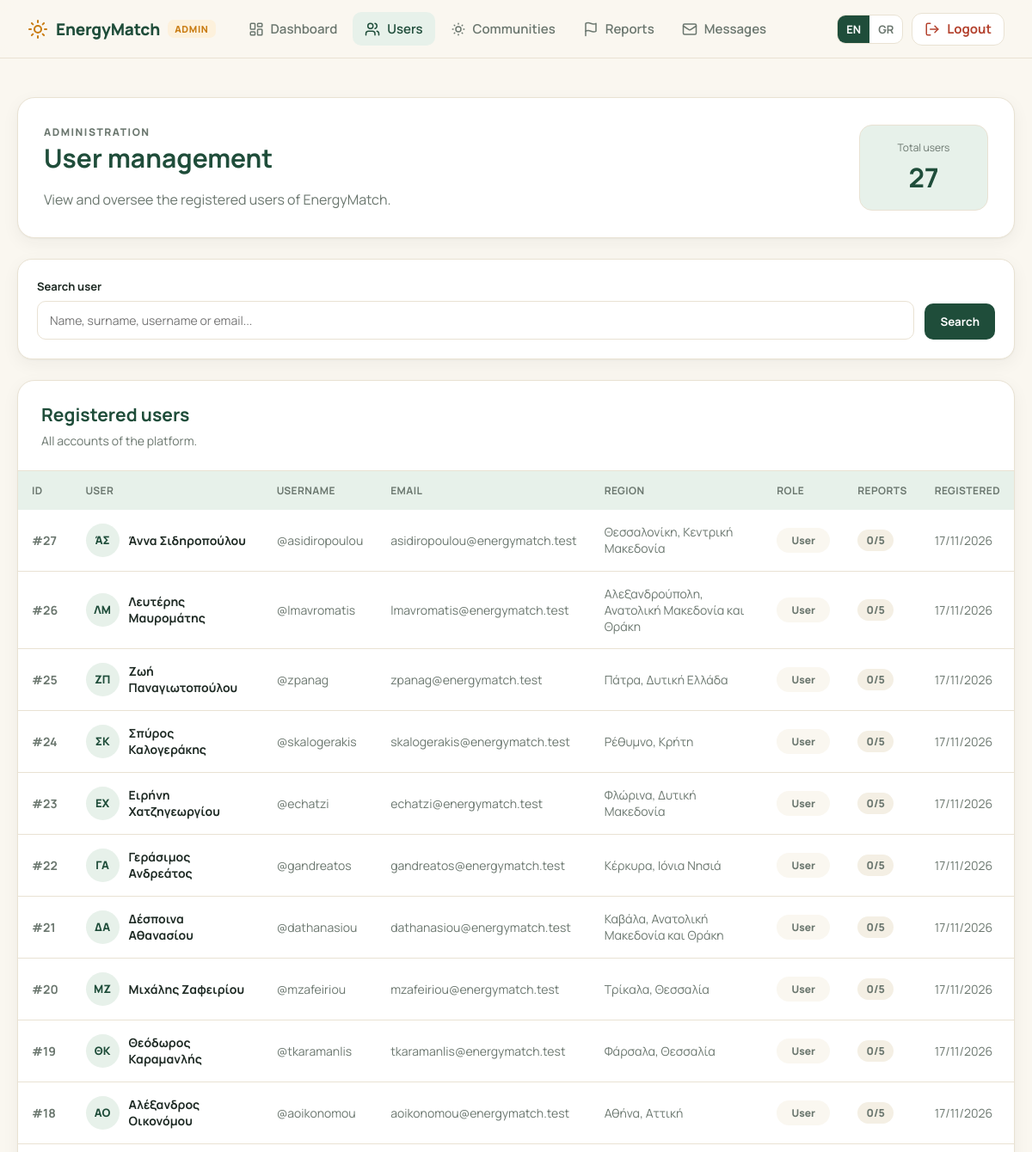
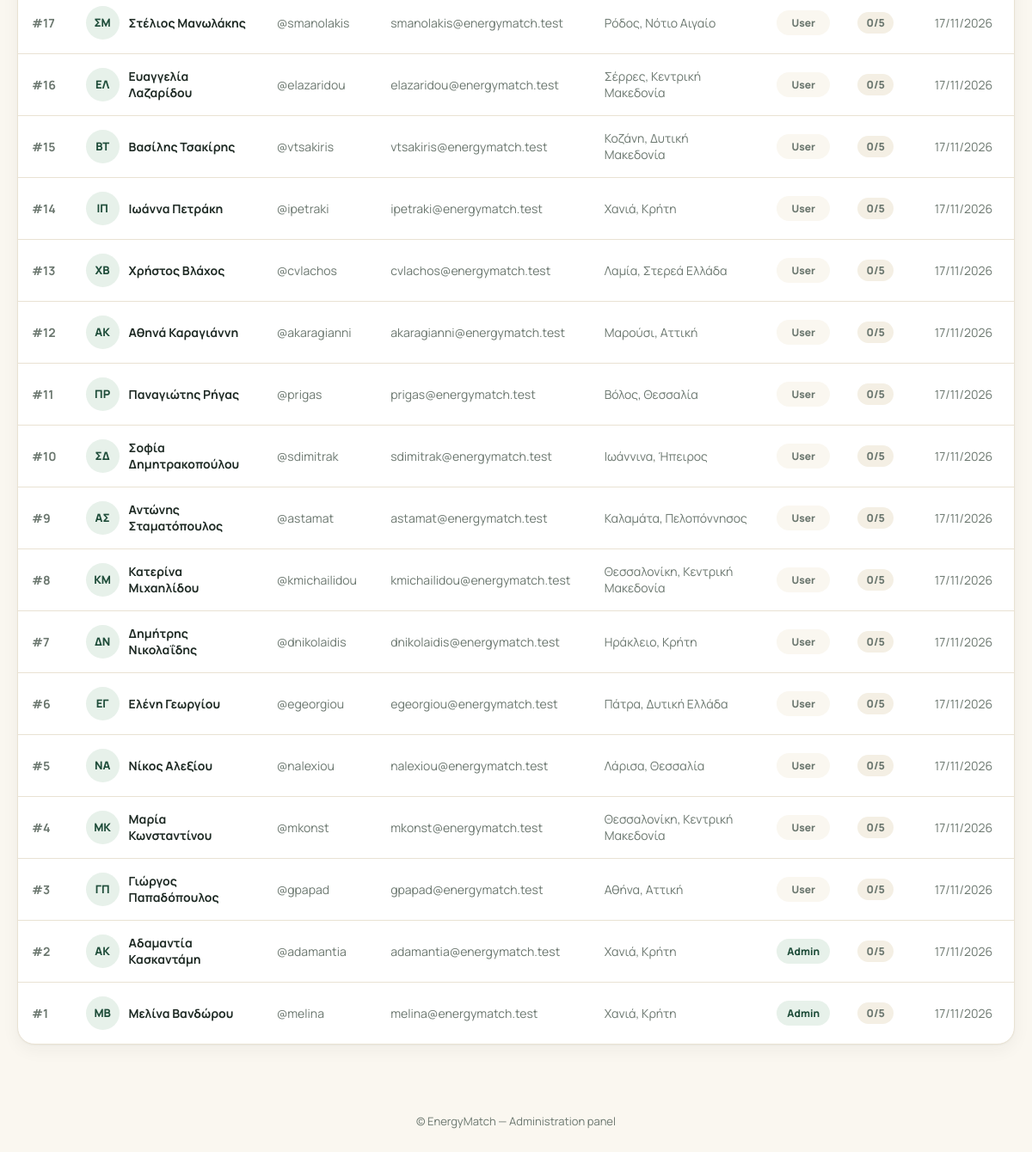
/admin_users.php (signed in), run on the app's committed database (2 pictures, top to bottom).
### tables this page shows
CREATE TABLE `users` (
  `id` int(11) NOT NULL AUTO_INCREMENT,
  `name` varchar(50) NOT NULL,
  `surname` varchar(50) NOT NULL,
  `address` varchar(150) DEFAULT NULL,
  `region` varchar(100) DEFAULT NULL,
  `city` varchar(100) DEFAULT NULL,
  `postal_code` varchar(10) DEFAULT NULL,
  `phone` varchar(20) DEFAULT NULL,
  `email` varchar(100) DEFAULT NULL,
  `username` varchar(50) DEFAULT NULL,
  `password` varchar(255) NOT NULL,
  `role` enum('user','admin') NOT NULL DEFAULT 'user',
  `banned_at` datetime DEFAULT NULL,
  `created_at` timestamp NOT NULL DEFAULT current_timestamp(),
  PRIMARY KEY (`id`),
  UNIQUE KEY `email` (`email`),
  UNIQUE KEY `username` (`username`)
);

### admin_i18n.php (called while the page is built, shortened)
<?php
function adminIsGreek(): bool
{
    return ($_SESSION["language"] ?? "en") === "gr";
}
function adminT(string $english, string $greek): string
{
    return adminIsGreek() ? $greek : $english;
}
function adminLangCode(): string
{
    return adminIsGreek() ? "el" : "en";
}

### moderation.php (called while the page is built, shortened)
<?php
function emApprovedReportCounts(mysqli $conn): array
{
    $counts = [];
    $result = $conn->query(
        "SELECT reported_user_id, COUNT(DISTINCT reporter_user_id) AS total
         FROM user_reports
         WHERE status = 'reviewed'
         GROUP BY reported_user_id"
    );
    return $counts;
}

### admin_users.php (the view, shortened to what this page needs)
<?php
require_once __DIR__ . "/remember_me.php";
require_once __DIR__ . "/admin_i18n.php";
require_once __DIR__ . "/moderation.php";
require_once "db.php";
function adminSafe($value)
{
    return htmlspecialchars(
        (string) $value,
        ENT_QUOTES,
        "UTF-8"
    );
}
$search = trim($_GET["search"] ?? "");
$users = [];
try {
    if ($search !== "") {
        $sql = "
            SELECT
                id,
                name,
                surname,
                email,
                username,
                region,
                city,
                role,
                created_at
            FROM users
            WHERE
                name LIKE ?
                OR surname LIKE ?
                OR username LIKE ?
                OR email LIKE ?
            ORDER BY created_at DESC, id DESC
        ";
        $stmt = $conn->prepare($sql);
        if (!$stmt) {
            throw new Exception($conn->error);
        }
        $searchValue = "%" . $search . "%";
        $stmt->bind_param(
            "ssss",
            $searchValue,
            $searchValue,
            $searchValue,
            $searchValue
        );
        if (!$stmt->execute()) {
            throw new Exception($stmt->error);
        }
        $result = $stmt->get_result();
    } else {
        $sql = "
            SELECT
                id,
                name,
                surname,
                email,
                username,
                region,
                city,
                role,
                created_at
            FROM users
            ORDER BY created_at DESC, id DESC
        ";
        $result = $conn->query($sql);
    }
    while ($row = $result->fetch_assoc()) {
        $users[] = $row;
    }
} catch (Throwable $error) {
    error_log(
        "Admin users error: " .
        $error->getMessage()
    );
    $pageError =
        adminT("Could not load the users.", "Δεν ήταν δυνατή η φόρτωση των χρηστών.");
}
?>
<!DOCTYPE html>
<html lang="<?php echo adminLangCode(); ?>">
<head>
    <?php include "head_assets.php"; ?>
    <link
        rel="stylesheet"
        href="css/admin_users.css?v=<?php echo ASSET_VERSION; ?>"
    >
</head>
<body>
<?php include "admin_navbar.php"; ?>
<main class="container">
    <section class="page-header">
        <div>
            <p class="page-label">
                <?php echo adminT("ADMINISTRATION", "ΔΙΑΧΕΙΡΙΣΗ"); ?>
            </p>
            <h1>
                <?php echo adminT("User management", "Διαχείριση χρηστών"); ?>
            </h1>
            <p>
                <?php echo adminT("View and oversee the registered users of EnergyMatch.", "Προβολή και εποπτεία των εγγεγραμμένων χρηστών του EnergyMatch."); ?>
            </p>
        </div>
        <div class="total-users">
            <span>
                <?php echo adminT("Total users", "Συνολικοί χρήστες"); ?>
            </span>
            <strong>
                <?php echo count($users); ?>
            </strong>
        </div>
    </section>
    <section class="search-panel">
        <form
            method="GET"
            action="admin_users.php"
            class="search-form"
        >
            <div class="search-field">
                <label for="search">
                    <?php echo adminT("Search user", "Αναζήτηση χρήστη"); ?>
                </label>
                <input
                    type="text"
                    id="search"
                    name="search"
                    value="<?php echo adminSafe($search); ?>"
                    placeholder="<?php echo adminT("Name, surname, username or email...", "Όνομα, επώνυμο, όνομα χρήστη ή email..."); ?>"
                >
            </div>
            <button
                type="submit"
                class="search-button"
            >
                <?php echo adminT("Search", "Αναζήτηση"); ?>
            </button>
        </form>
    </section>
    <section class="users-panel">
        <div class="panel-heading">
            <div>
                <h2>
                    <?php echo adminT("Registered users", "Εγγεγραμμένοι χρήστες"); ?>
                </h2>
                <?php if ($search !== ""): ?>
                    <p>
                        <?php echo adminT("Results for:", "Αποτελέσματα για:"); ?>
                        <strong>
                            "<?php echo adminSafe($search); ?>"
                        </strong>
                    </p>
                <?php else: ?>
                    <p>
                        <?php echo adminT("All accounts of the platform.", "Όλοι οι λογαριασμοί της πλατφόρμας."); ?>
                    </p>
                <?php endif; ?>
            </div>
        </div>
        <?php if (empty($users)): ?>
            <div class="empty-state">
                <div class="empty-icon">
                    <i data-lucide="user-round"></i>
                </div>
                <h3>
                    <?php echo adminT("No users found", "Δεν βρέθηκαν χρήστες"); ?>
                </h3>
                <p>
                    <?php echo adminT("No users match your search.", "Δεν υπάρχουν χρήστες που να αντιστοιχούν στην αναζήτησή σου."); ?>
                </p>
            </div>
        <?php else: ?>
            <div class="table-wrapper">
                <table class="users-table">
                    <thead>
                        <tr>
                            <th>
                                ID
                            </th>
                            <th>
                                <?php echo adminT("User", "Χρήστης"); ?>
                            </th>
                            <th>
                                <?php echo adminT("Username", "Όνομα χρήστη"); ?>
                            </th>
                            <th>
                                Email
                            </th>
                            <th>
                                <?php echo adminT("Region", "Περιοχή"); ?>
                            </th>
                            <th>
                                <?php echo adminT("Role", "Ρόλος"); ?>
                            </th>
                            <th title="<?php echo adminT("Approved reports. At 5 the account is deleted.", "Εγκεκριμένες αναφορές. Στις 5 ο λογαριασμός διαγράφεται."); ?>">
                                <?php echo adminT("Reports", "Αναφορές"); ?>
                            </th>
                            <th>
                                <?php echo adminT("Registered", "Εγγραφή"); ?>
                            </th>
                        </tr>
                    </thead>
                    <tbody>
                    <?php
                    $approvedCounts = emApprovedReportCounts($conn);
                    ?>
                    <?php foreach ($users as $user): ?>
                        <?php
                        $fullName = trim(
                            ($user["name"] ?? "") .
                            " " .
                            ($user["surname"] ?? "")
                        );
                        $locationParts = [];
                        if (
                            trim(
                                (string)($user["city"] ?? "")
                            ) !== ""
                        ) {
                            $locationParts[] =
                                trim($user["city"]);
                        }
                        if (
                            trim(
                                (string)($user["region"] ?? "")
                            ) !== ""
                        ) {
                            $locationParts[] =
                                trim($user["region"]);
                        }
                        $location =
                            !empty($locationParts)
                                ? implode(", ", $locationParts)
                                : "—";
                        $createdAt = "—";
                        if (!empty($user["created_at"])) {
                            $timestamp =
                                strtotime(
                                    $user["created_at"]
                                );
                            if ($timestamp !== false) {
                                $createdAt =
                                    date(
                                        "d/m/Y",
                                        $timestamp
                                    );
                            }
                        }
                        ?>
                        <tr>
                            <td class="user-id">
                                #<?php echo (int)$user["id"]; ?>
                            </td>
                            <td>
                                <div class="user-info">
                                    <div class="avatar">
                                        <?php
                                        $firstInitial =
                                            mb_substr(
                                                $user["name"] ?? "",
                                                0,
                                                1,
                                                "UTF-8"
                                            );
                                        $secondInitial =
                                            mb_substr(
                                                $user["surname"] ?? "",
                                                0,
                                                1,
                                                "UTF-8"
                                            );
                                        echo adminSafe(
                                            mb_strtoupper(
                                                $firstInitial .
                                                $secondInitial,
                                                "UTF-8"
                                            )
                                        );
                                        ?>
                                    </div>
                                    <div>
                                        <strong>
                                            <?php echo adminSafe($fullName); ?>
                                        </strong>
                                    </div>
                                </div>
                            </td>
                            <td>
                                @<?php
                                echo adminSafe(
                                    $user["username"]
                                );
                                ?>
                            </td>
                            <td>
                                <?php
                                echo adminSafe(
                                    $user["email"]
                                );
                                ?>
                            </td>
                            <td>
                                <?php
                                echo adminSafe(
                                    $location
                                );
                                ?>
                            </td>
                            <td>
                                <?php if (($user["role"] ?? "user") === "admin"): ?>
                                    <span class="role-badge admin-role">
                                        <?php echo adminT("Admin", "Διαχειριστής"); ?>
                                    </span>
                                <?php else: ?>
                                    <span class="role-badge user-role">
                                        <?php echo adminT("User", "Χρήστης"); ?>
                                    </span>
                                <?php endif; ?>
                            </td>
                            <td>
                                <?php $userWarnings = $approvedCounts[(int) $user["id"]] ?? 0; ?>
                                <span class="warning-count <?php echo $userWarnings === 0 ? "is-zero" : ($userWarnings >= EM_WARNINGS_LIMIT - 1 ? "is-high" : ""); ?>">
                                    <?php echo $userWarnings; ?>/<?php echo EM_WARNINGS_LIMIT; ?>
                                </span>
                            </td>
                            <td>
                                <?php echo adminSafe($createdAt); ?>
                            </td>
                        </tr>
                    <?php endforeach; ?>
                    </tbody>
                </table>
            </div>
        <?php endif; ?>
    </section>
</main>
<footer class="footer">
    <?php echo adminT("© EnergyMatch — Administration panel", "© EnergyMatch — Πίνακας διαχείρισης"); ?>
</footer>
</body>
</html>

### data on the page
users: id "27", name+surname "ΆΣ", adminSafe($fullName) "Άννα Σιδηροπούλου", username "asidiropoulou", email "asidiropoulou@energymatch.test", location "Θεσσαλονίκη, Κεντρική Μακεδονία", id "0", created_at "17/11/2026"
users: id "26", name+surname "ΛΜ", adminSafe($fullName) "Λευτέρης Μαυρομάτης", username "lmavromatis", email "lmavromatis@energymatch.test", location "Αλεξανδρούπολη, Ανατολική Μακεδονία και Θράκη", id "0", created_at "17/11/2026"
users: id "25", name+surname "ΖΠ", adminSafe($fullName) "Ζωή Παναγιωτοπούλου", username "zpanag", email "zpanag@energymatch.test", location "Πάτρα, Δυτική Ελλάδα", id "0", created_at "17/11/2026"
users: id "24", name+surname "ΣΚ", adminSafe($fullName) "Σπύρος Καλογεράκης", username "skalogerakis", email "skalogerakis@energymatch.test", location "Ρέθυμνο, Κρήτη", id "0", created_at "17/11/2026"
users: id "23", name+surname "ΕΧ", adminSafe($fullName) "Ειρήνη Χατζηγεωργίου", username "echatzi", email "echatzi@energymatch.test", location "Φλώρινα, Δυτική Μακεδονία", id "0", created_at "17/11/2026"
users: id "22", name+surname "ΓΑ", adminSafe($fullName) "Γεράσιμος Ανδρεάτος", username "gandreatos", email "gandreatos@energymatch.test", location "Κέρκυρα, Ιόνια Νησιά", id "0", created_at "17/11/2026"
users: id "21", name+surname "ΔΑ", adminSafe($fullName) "Δέσποινα Αθανασίου", username "dathanasiou", email "dathanasiou@energymatch.test", location "Καβάλα, Ανατολική Μακεδονία και Θράκη", id "0", created_at "17/11/2026"
users: id "20", name+surname "ΜΖ", adminSafe($fullName) "Μιχάλης Ζαφειρίου", username "mzafeiriou", email "mzafeiriou@energymatch.test", location "Τρίκαλα, Θεσσαλία", id "0", created_at "17/11/2026"
users: id "19", name+surname "ΘΚ", adminSafe($fullName) "Θεόδωρος Καραμανλής", username "tkaramanlis", email "tkaramanlis@energymatch.test", location "Φάρσαλα, Θεσσαλία", id "0", created_at "17/11/2026"
users: id "18", name+surname "ΑΟ", adminSafe($fullName) "Αλέξανδρος Οικονόμου", username "aoikonomou", email "aoikonomou@energymatch.test", location "Αθήνα, Αττική", id "0", created_at "17/11/2026"
users: id "17", name+surname "ΣΜ", adminSafe($fullName) "Στέλιος Μανωλάκης", username "smanolakis", email "smanolakis@energymatch.test", location "Ρόδος, Νότιο Αιγαίο", id "0", created_at "17/11/2026"
users: id "16", name+surname "ΕΛ", adminSafe($fullName) "Ευαγγελία Λαζαρίδου", username "elazaridou", email "elazaridou@energymatch.test", location "Σέρρες, Κεντρική Μακεδονία", id "0", created_at "17/11/2026"
users: id "15", name+surname "ΒΤ", adminSafe($fullName) "Βασίλης Τσακίρης", username "vtsakiris", email "vtsakiris@energymatch.test", location "Κοζάνη, Δυτική Μακεδονία", id "0", created_at "17/11/2026"
users: id "14", name+surname "ΙΠ", adminSafe($fullName) "Ιωάννα Πετράκη", username "ipetraki", email "ipetraki@energymatch.test", location "Χανιά, Κρήτη", id "0", created_at "17/11/2026"
users: id "13", name+surname "ΧΒ", adminSafe($fullName) "Χρήστος Βλάχος", username "cvlachos", email "cvlachos@energymatch.test", location "Λαμία, Στερεά Ελλάδα", id "0", created_at "17/11/2026"
users: id "12", name+surname "ΑΚ", adminSafe($fullName) "Αθηνά Καραγιάννη", username "akaragianni", email "akaragianni@energymatch.test", location "Μαρούσι, Αττική", id "0", created_at "17/11/2026"
users: id "11", name+surname "ΠΡ", adminSafe($fullName) "Παναγιώτης Ρήγας", username "prigas", email "prigas@energymatch.test", location "Βόλος, Θεσσαλία", id "0", created_at "17/11/2026"
users: id "10", name+surname "ΣΔ", adminSafe($fullName) "Σοφία Δημητρακοπούλου", username "sdimitrak", email "sdimitrak@energymatch.test", location "Ιωάννινα, Ήπειρος", id "0", created_at "17/11/2026"
users: id "9", name+surname "ΑΣ", adminSafe($fullName) "Αντώνης Σταματόπουλος", username "astamat", email "astamat@energymatch.test", location "Καλαμάτα, Πελοπόννησος", id "0", created_at "17/11/2026"
users: id "8", name+surname "ΚΜ", adminSafe($fullName) "Κατερίνα Μιχαηλίδου", username "kmichailidou", email "kmichailidou@energymatch.test", location "Θεσσαλονίκη, Κεντρική Μακεδονία", id "0", created_at "17/11/2026"
users: id "7", name+surname "ΔΝ", adminSafe($fullName) "Δημήτρης Νικολαΐδης", username "dnikolaidis", email "dnikolaidis@energymatch.test", location "Ηράκλειο, Κρήτη", id "0", created_at "17/11/2026"
users: id "6", name+surname "ΕΓ", adminSafe($fullName) "Ελένη Γεωργίου", username "egeorgiou", email "egeorgiou@energymatch.test", location "Πάτρα, Δυτική Ελλάδα", id "0", created_at "17/11/2026"
users: id "5", name+surname "ΝΑ", adminSafe($fullName) "Νίκος Αλεξίου", username "nalexiou", email "nalexiou@energymatch.test", location "Λάρισα, Θεσσαλία", id "0", created_at "17/11/2026"
users: id "4", name+surname "ΜΚ", adminSafe($fullName) "Μαρία Κωνσταντίνου", username "mkonst", email "mkonst@energymatch.test", location "Θεσσαλονίκη, Κεντρική Μακεδονία", id "0", created_at "17/11/2026"
users: id "3", name+surname "ΓΠ", adminSafe($fullName) "Γιώργος Παπαδόπουλος", username "gpapad", email "gpapad@energymatch.test", location "Αθήνα, Αττική", id "0", created_at "17/11/2026"
users: id "2", name+surname "ΑΚ", adminSafe($fullName) "Αδαμαντία Κασκαντάμη", username "adamantia", email "adamantia@energymatch.test", location "Χανιά, Κρήτη", id "0", created_at "17/11/2026"
users: id "1", name+surname "ΜΒ", adminSafe($fullName) "Μελίνα Βανδώρου", username "melina", email "melina@energymatch.test", location "Χανιά, Κρήτη", id "0", created_at "17/11/2026"

### other printed values
t($adminLink[2]) "Dashboard"
t($adminLink[2]) "Users"
t($adminLink[2]) "Communities"
t($adminLink[2]) "Reports"
t($adminLink[2]) "Messages"
t("logout") "Logout"
adminT("ADMINISTRATION", "ΔΙΑΧΕΙΡΙΣΗ") "ADMINISTRATION"
adminT("User management", "Διαχείριση χρηστών") "User management"
adminT("Total users", "Συνολικοί χρήστες") "Total users"
count($users) "27"
adminT("Search user", "Αναζήτηση χρήστη") "Search user"
adminT("Search", "Αναζήτηση") "Search"
adminT("Registered users", "Εγγεγραμμένοι χρήστες") "Registered users"
adminT("User", "Χρήστης") "USER"
adminT("Username", "Όνομα χρήστη") "USERNAME"
